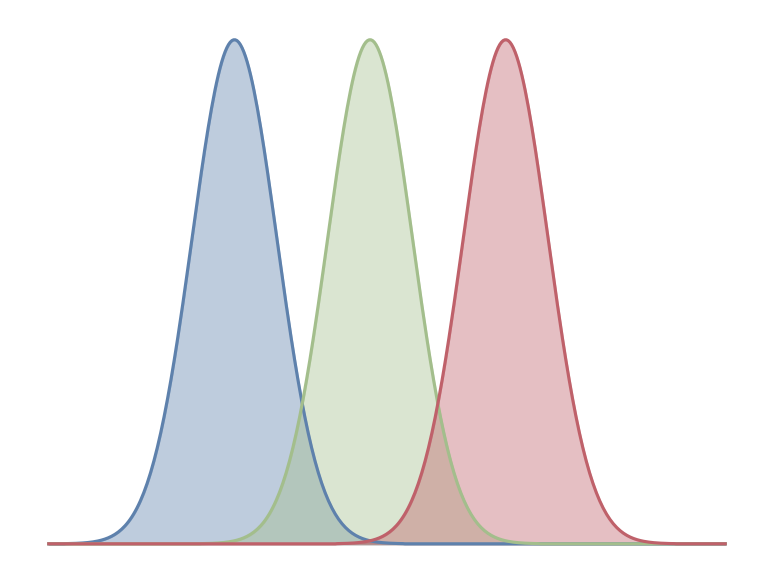

Here is the Python script that generated this plot:
import numpy as np
import matplotlib.pyplot as plt
import scipy.signal

gaussian = scipy.signal.windows.gaussian(250, 25)
gaussian = gaussian[25:-25]
qe_wave = np.arange(350, 750)*1e-9

qe_red = np.zeros(qe_wave.size)
qe_green = np.zeros(qe_wave.size)
qe_blue = np.zeros(qe_wave.size)

qe_blue[10:210] = gaussian
qe_green[90:290] = gaussian
qe_red[170:370] = gaussian


plt.plot(qe_wave, qe_blue, '#5E81AC')
plt.fill_between(qe_wave, qe_blue, color='#5E81AC', alpha=0.4)

plt.plot(qe_wave, qe_green, '#A3BE8C')
plt.fill_between(qe_wave, qe_green, color='#A3BE8C', alpha=0.4)

plt.plot(qe_wave, qe_red, '#BF616A')
plt.fill_between(qe_wave, qe_red, color='#BF616A', alpha=0.4)

plt.axis('off')

plt.savefig('bayer.png', dpi=150, bbox_inches='tight')